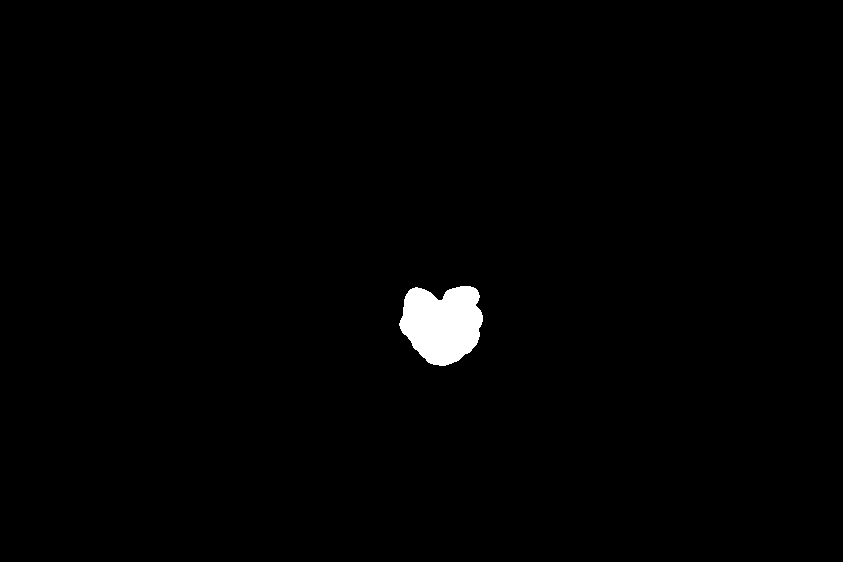
%> input picture software/regbrains/test_svm/007mask.tif, 843 x 562 px
$ octave --eval "test_svm;"   (GNU Octave 9; MATLAB toolbox functions it lacks are replaced by stand-ins)
%> lines starting %> are read from the running program, lines starting %| are printed output that depends on the picture; in (x1, y1, x2, y2) boxes, pixels count from 0 and x2, y2 are one past the last pixel; in counts of white or black regions, pixels touching at a corner belong together; the program's own positions count from 1
function test_svm

mask_name = '007mask.tif';
train_name = '007.jpg';
test_name = '007.jpg';

mask = imread(mask_name);
%> mask is the input picture: size 562x843 uint8; values 0 (black) and 1 (white), 1.1% white; 1 white region, box (x1, y1, x2, y2) and area: (399, 286, 483, 366) 5041
train_img = imread(train_name);
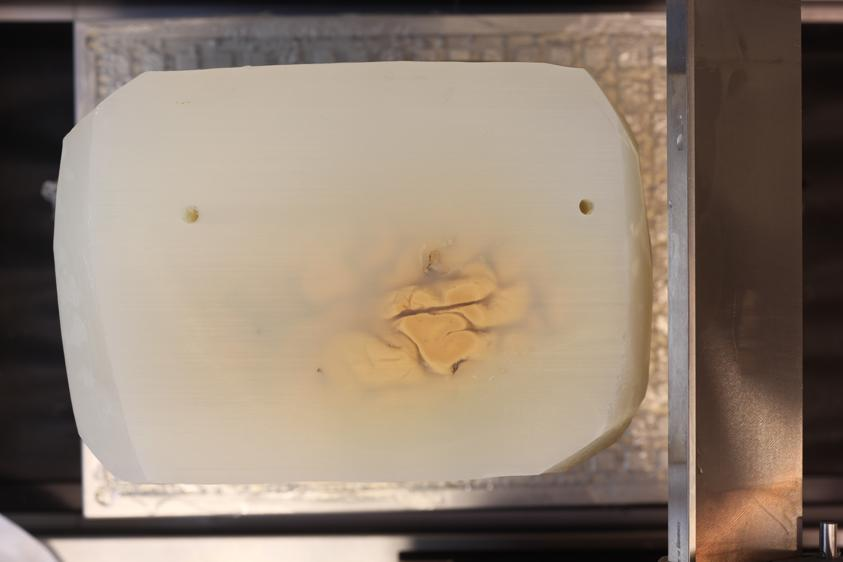
%> input picture software/regbrains/test_svm/007.jpg, 843 x 562 px
%> train_img is the input picture: size 562x843x3 uint8; mean R, G, B 142.9, 127, 112
test_img = imread(test_name);


%
%train
%
yiq = rgb2ntsc(train_img);
%> yiq: size 562x843x3 double; mean of channels 1, 2, 3 0.51, 0.056, -0.00515
Y_train = yiq(:,:,1);
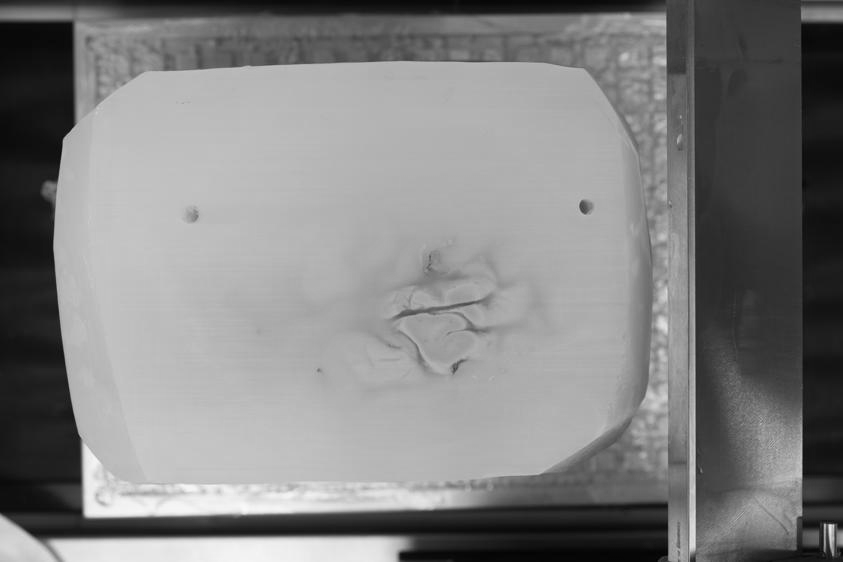
%> Y_train: size 562x843 double; min 0.00469, max 0.98, mean 0.51
I_train = yiq(:,:,2);
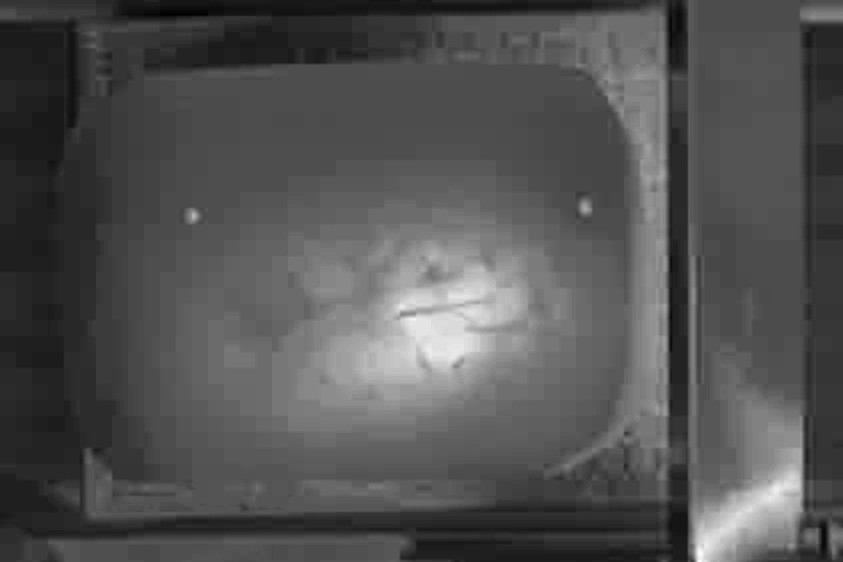
%> I_train: size 562x843 double; min -0.0285, max 0.232, mean 0.056; drawn with min black and max white
Q_train = yiq(:,:,3);
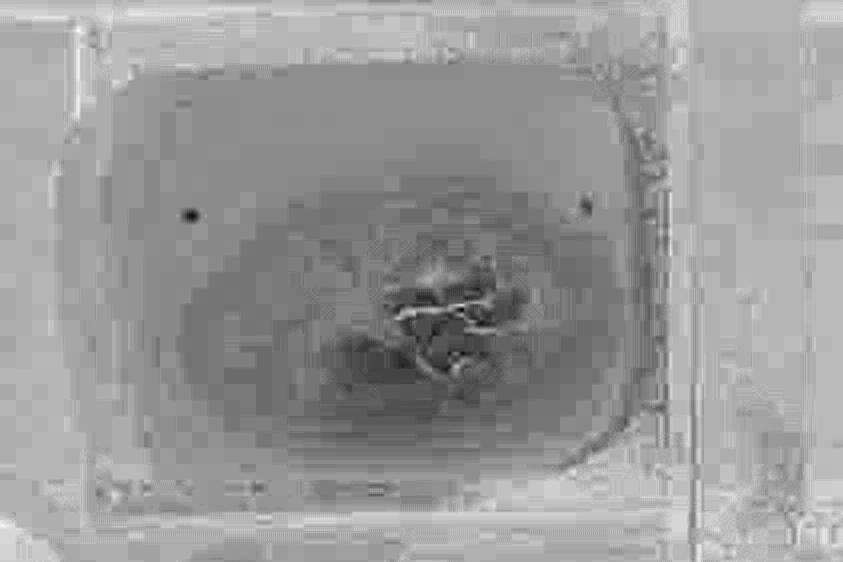
%> Q_train: size 562x843 double; min -0.0582, max 0.03, mean -0.00515; drawn with min black and max white

R_train = double(train_img(:,:,1));
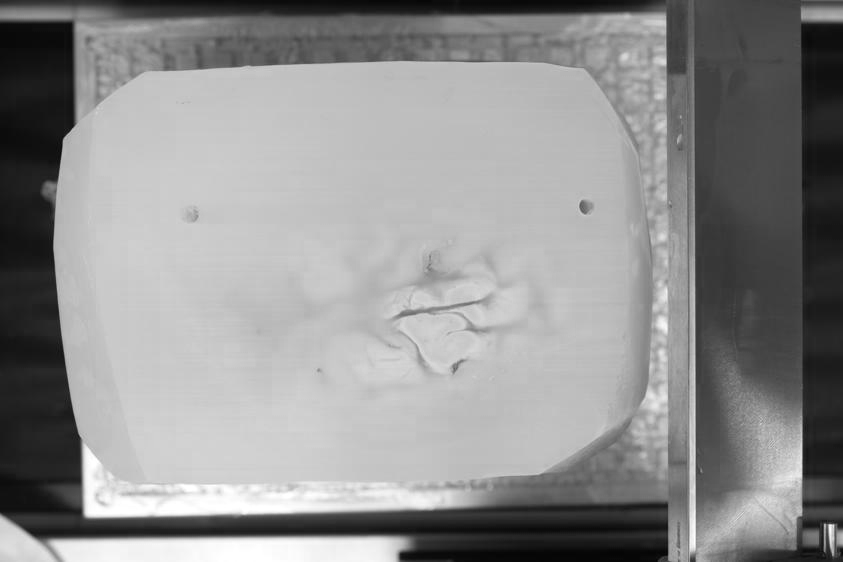
%> R_train: size 562x843 double; min 4, max 255, mean 142.9
G_train = double(train_img(:,:,2));
B_train = double(train_img(:,:,3));
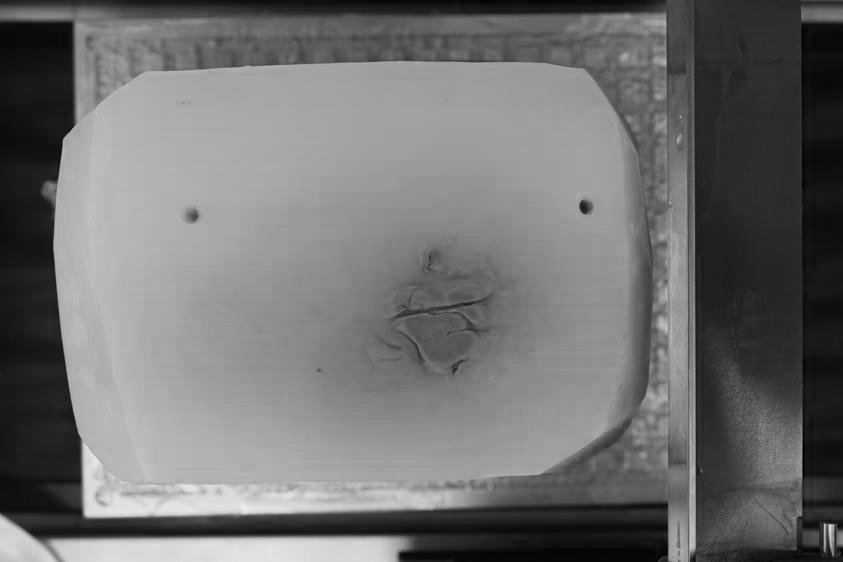
%> B_train: size 562x843 double; min 0, max 236, mean 112

idx_fore = find(mask == 1);
%> idx_fore = 5041 values from 224562 to 271206
nFore = length(idx_fore); %no. foreground pixels
%> nFore = 5041
idx_back = find(mask == 0);
%> idx_back = 468725 values from 1 to 473766
nBack = length(idx_back);
%> nBack = 468725
idx_rnd = randperm(nFore);

nFore = nFore/5;
%> nFore = 1008.2
idx_fore = idx_fore(idx_rnd(1:nFore));
%> idx_fore = 1008 values, max 271205 at index 667, min 225121 at index 333, mean 248462.4

%> (the run ends here)
